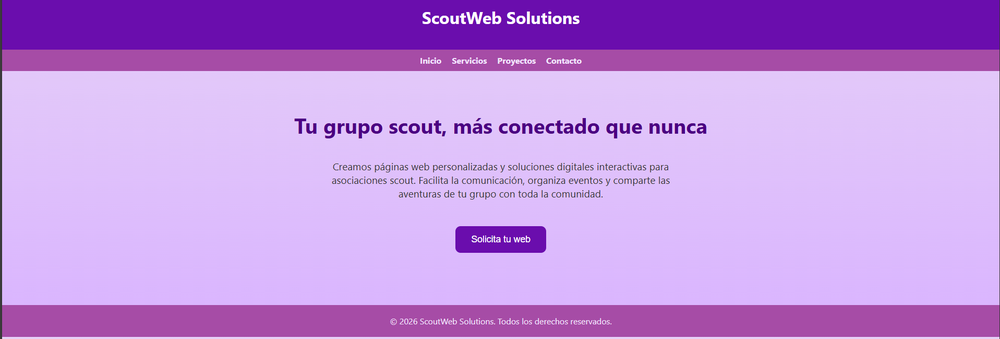
#> input picture Proyecto intermodular/Proyecto final/Captura.PNG, 1000 x 339 px, shrunk from 1917 x 649 before the run, found by its file name
$ python '005 Negativo.py'
#> lines starting #> are read from the running program, lines starting #| are printed output that depends on the picture
# pip3 install pillow --break-system-packages
from PIL import Image

imagen = Image.open("Captura.png")
#> imagen is the input picture: PIL image 1000x339 RGBA; mean R, G, B, A 194.2, 144.6, 224.4, 255

anchura,altura = imagen.size
#> anchura = 1000; altura = 339

for x in range(0,anchura):
	for y in range(0,altura):
		pixel = imagen.getpixel((x, y))
		rojo = pixel[0]
		verde = pixel[1]
		azul = pixel[2]
		rojo = 255 - rojo
		verde = 255 - verde
		azul = 255 - azul
		imagen.putpixel((x, y), (rojo, verde, azul)) # ESTO ES CORRECTO
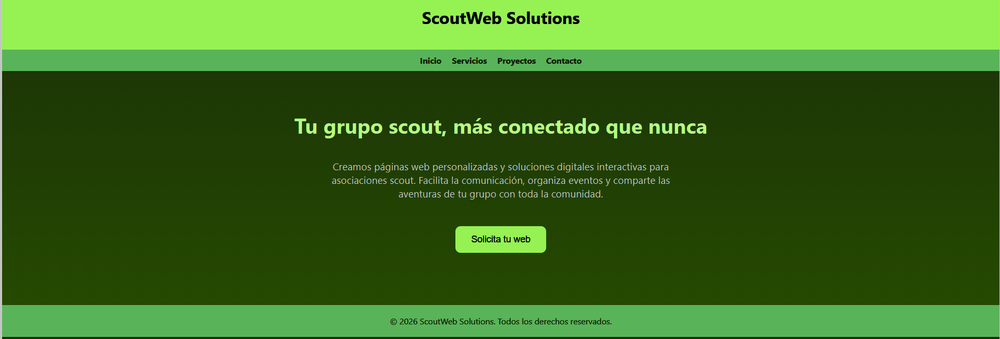
#> imagen: PIL image 1000x339 RGBA; mean R, G, B, A 60.8, 110.4, 30.6, 255

imagen.save("negativo.png")
